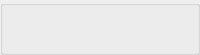
                           <widget class="QGroupBox" name="groupBox_11">
                            <property name="minimumSize">
                             <size>
                              <width>0</width>
                              <height>55</height>
                             </size>
                            </property>
                            <property name="maximumSize">
                             <size>
                              <width>16777215</width>
                              <height>55</height>
                             </size>
                            </property>
                            <property name="title">
                             <string/>
                            </property>
                            <layout class="QHBoxLayout" name="horizontalLayout_32">
                             <property name="leftMargin">
                              <number>0</number>
                             </property>
                             <property name="topMargin">
                              <number>0</number>
                             </property>
                             <property name="rightMargin">
                              <number>0</number>
                             </property>
                             <property name="bottomMargin">
                              <number>0</number>
                             </property>
                             <item>
                              <widget class="QPushButton" name="moveStickFigureToCenterBtn">
                               <property name="minimumSize">
                                <size>
                                 <width>25</width>
                                 <height>25</height>
                                </size>
                               </property>
                               <property name="maximumSize">
                                <size>
                                 <width>50</width>
                                 <height>50</height>
                                </size>
                               </property>
                               <property name="toolTip">
                                <string>&lt;html&gt;&lt;head/&gt;&lt;body&gt;&lt;p&gt;Bring to Center:&lt;/p&gt;&lt;p&gt;move selected stickfigure to the center of the scene&lt;/p&gt;&lt;/body&gt;&lt;/html&gt;</string>
                               </property>
                               <property name="styleSheet">
                                <string notr="true">QPushButton {
    qproperty-icon: url(&quot; &quot;); /* empty image */
    qproperty-iconSize: 16px 16px; /* space for the background image */
    background-image: url(:/resources/tocenter_00001.png);
    background-repeat: no-repeat;
	border: 0px solid #5A5A5A;
}
QPushButton:hover{
    background-image: url(:/resources/tocenter_00002.png);
    background-repeat: no-repeat;
	background-color: rgb(25, 25, 25)
}
QPushButton:pressed{
    background-image: url(:/resources/tocenter_00003.png);
    background-repeat: no-repeat;
}
</string>
                               </property>
                               <property name="text">
                                <string/>
                               </property>
                              </widget>
                             </item>
                             <item>
                              <widget class="QPushButton" name="joinBtn">
                               <property name="minimumSize">
                                <size>
                                 <width>50</width>
                                 <height>50</height>
                                </size>
                               </property>
                               <property name="maximumSize">
                                <size>
                                 <width>50</width>
                                 <height>50</height>
                                </size>
                               </property>
                               <property name="toolTip">
                                <string>&lt;html&gt;&lt;head/&gt;&lt;body&gt;&lt;p&gt;Link Stickfigures:&lt;/p&gt;&lt;p&gt;Join a stickfigure with another, mergin them together&lt;/p&gt;&lt;/body&gt;&lt;/html&gt;</string>
                               </property>
                               <property name="styleSheet">
                                <string notr="true">QPushButton {
    qproperty-icon: url(&quot; &quot;); /* empty image */
    qproperty-iconSize: 16px 16px; /* space for the background image */
    background-image: url(:/resources/linkstickfigure_00001.png);
    background-repeat: no-repeat;
	border: 0px solid #5A5A5A;
}
QPushButton:hover{
    background-image: url(:/resources/linkstickfigure_00002.png);
    background-repeat: no-repeat;
	background-color: rgb(25, 25, 25)
}
QPushButton:pressed{
    background-image: url(:/resources/linkstickfigure_00003.png);
    background-repeat: no-repeat;
}
</string>
                               </property>
                               <property name="text">
                                <string/>
                               </property>
                              </widget>
                             </item>
                             <item>
                              <widget class="QPushButton" name="splitBtn">
                               <property name="minimumSize">
                                <size>
                                 <width>25</width>
                                 <height>25</height>
                                </size>
                               </property>
                               <property name="maximumSize">
                                <size>
                                 <width>50</width>
                                 <height>50</height>
                                </size>
                               </property>
                               <property name="toolTip">
                                <string>&lt;html&gt;&lt;head/&gt;&lt;body&gt;&lt;p&gt;Split StickFigures&lt;/p&gt;&lt;p&gt;Split the current stickfigure into 2 separate layers starting from the selected stick&lt;/p&gt;&lt;/body&gt;&lt;/html&gt;</string>
                               </property>
                               <property name="styleSheet">
                                <string notr="true">QPushButton {
    qproperty-icon: url(&quot; &quot;); /* empty image */
    qproperty-iconSize: 16px 16px; /* space for the background image */
    background-image: url(:/resources/unlinkstickfigure_00001.png);
    background-repeat: no-repeat;
	border: 0px solid #5A5A5A;
}
QPushButton:hover{
    background-image: url(:/resources/unlinkstickfigure_00002.png);
    background-repeat: no-repeat;
	background-color: rgb(25, 25, 25)
}
QPushButton:pressed{
    background-image: url(:/resources/unlinkstickfigure_00003.png);
    background-repeat: no-repeat;
}
</string>
                               </property>
                               <property name="text">
                                <string/>
                               </property>
                              </widget>
                             </item>
                            </layout>
                           </widget>
